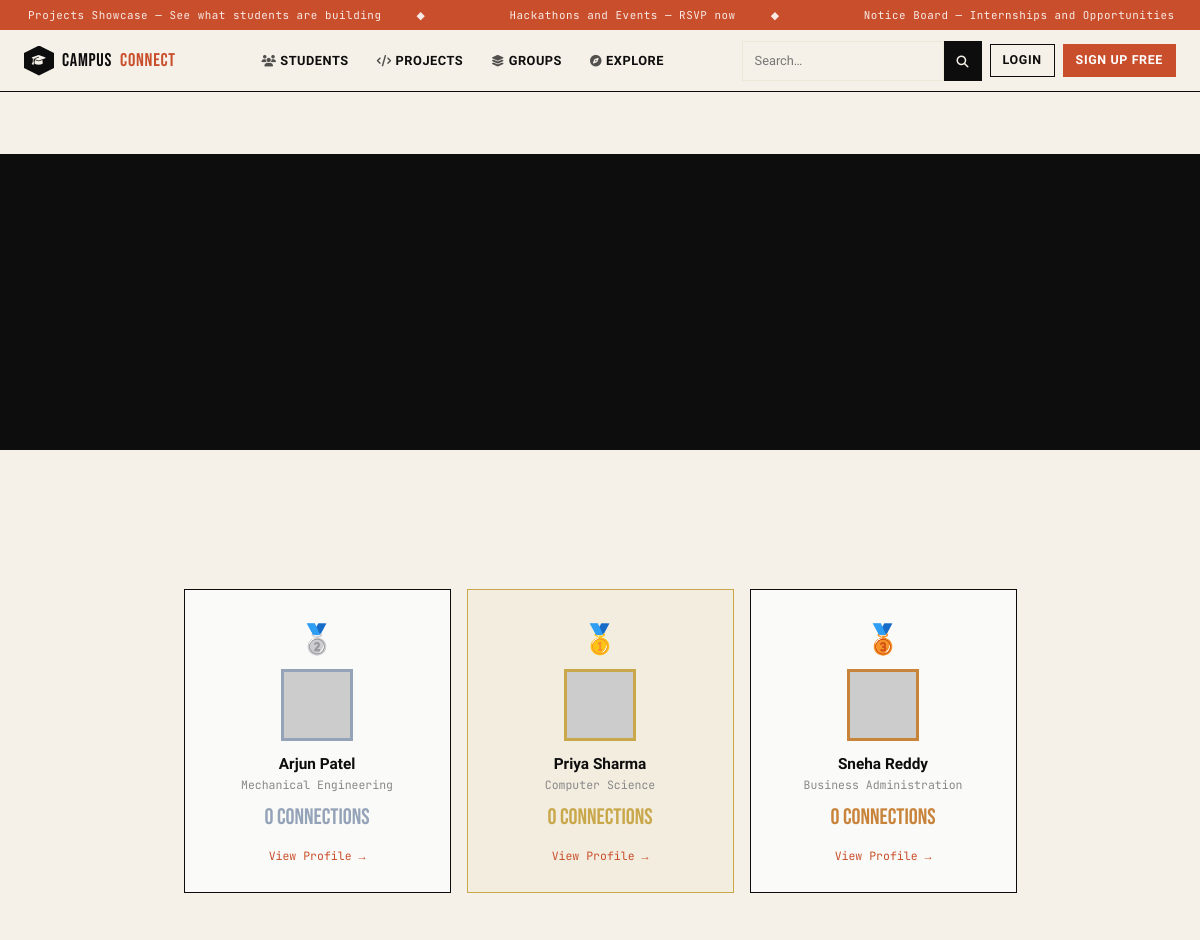
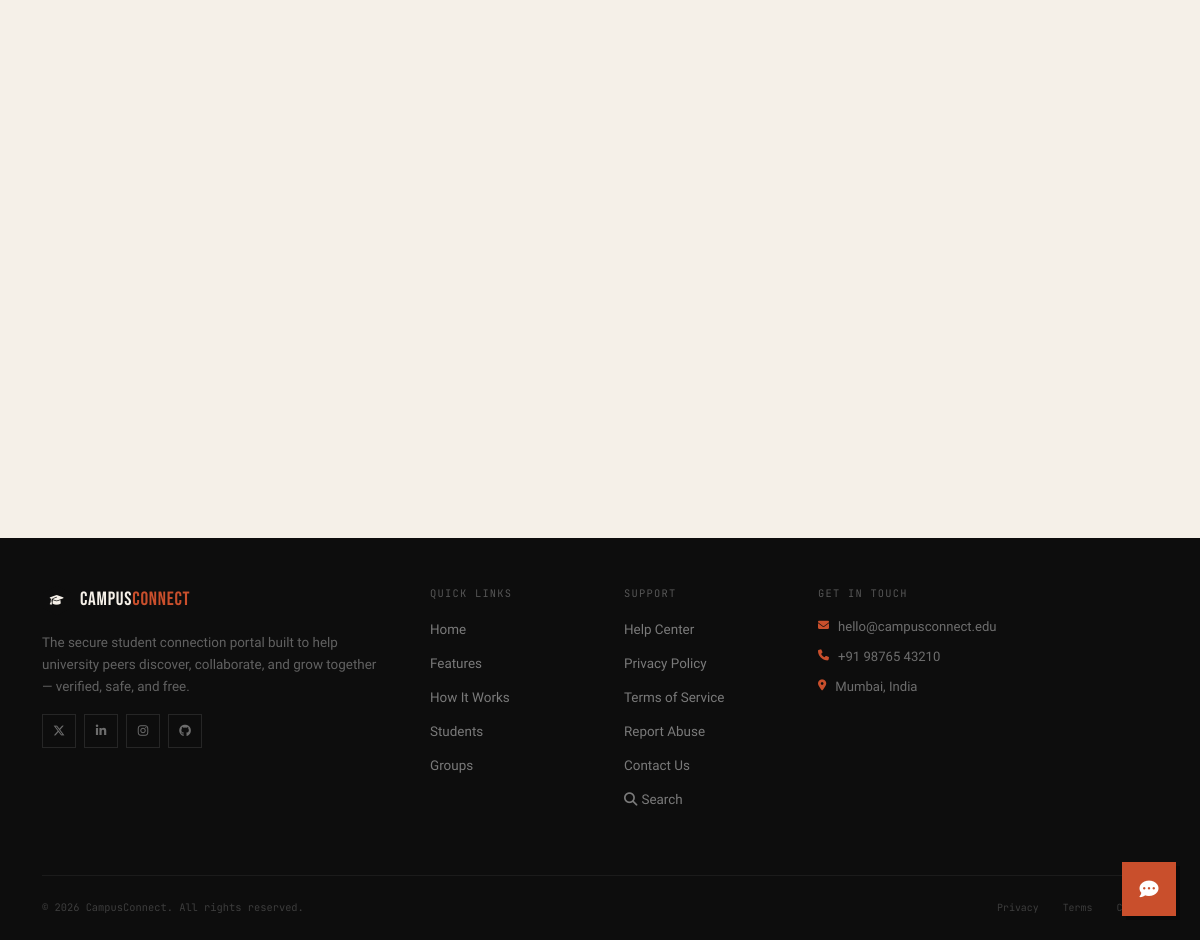
The page /pages/leaderboard.php on the database its author committed (2 pictures, top to bottom).
### tables this page shows
CREATE TABLE IF NOT EXISTS users (
    id          INT AUTO_INCREMENT PRIMARY KEY,
    name        VARCHAR(100)        NOT NULL,
    email       VARCHAR(150)        NOT NULL UNIQUE,
    password    VARCHAR(255)        NOT NULL,
    department  VARCHAR(100),
    semester    TINYINT UNSIGNED,
    university  VARCHAR(150),
    skills      TEXT,                           
    bio         TEXT,
    avatar      VARCHAR(255)        DEFAULT 'default.jpg',
    is_verified TINYINT(1)          DEFAULT 0,
    is_online   TINYINT(1)          DEFAULT 0,
    created_at  TIMESTAMP           DEFAULT CURRENT_TIMESTAMP
);

### includes/config.php (called while the page is built, shortened)
<?php
function e(string $s): string {
    return htmlspecialchars($s, ENT_QUOTES, 'UTF-8');
}

### pages/leaderboard.php (the view, shortened to what this page needs)
<?php
require_once __DIR__ . '/../includes/config.php';
$db = getDB();
$topConnected = $db->query(
    'SELECT u.id, u.name, u.department, u.university, u.is_online, u.skills,
            COUNT(c.id) AS conn_count
     FROM users u LEFT JOIN connections c
       ON (c.from_user=u.id OR c.to_user=u.id) AND c.status="accepted"
     WHERE u.is_verified=1 GROUP BY u.id ORDER BY conn_count DESC LIMIT 10'
)->fetchAll();
$topBuilders = $db->query(
    'SELECT u.id, u.name, u.department, u.university,
            COUNT(DISTINCT p.id) AS project_count,
            COALESCE(SUM(pl.cnt),0) AS total_likes
     FROM users u
     LEFT JOIN projects p ON p.user_id=u.id
     LEFT JOIN (SELECT project_id, COUNT(*) AS cnt FROM project_likes GROUP BY project_id) pl ON pl.project_id=p.id
     WHERE u.is_verified=1 GROUP BY u.id HAVING project_count > 0 ORDER BY total_likes DESC, project_count DESC LIMIT 10'
)->fetchAll();
$topEndorsed = $db->query(
    'SELECT u.id, u.name, u.department, u.university, u.skills,
            COUNT(e.id) AS endorse_count,
            GROUP_CONCAT(DISTINCT e.skill ORDER BY e.skill SEPARATOR ",") AS endorsed_skills
     FROM users u LEFT JOIN endorsements e ON e.endorsed_id=u.id
     WHERE u.is_verified=1 GROUP BY u.id ORDER BY endorse_count DESC LIMIT 10'
)->fetchAll();
$topGroupers = $db->query(
    'SELECT u.id, u.name, u.department, u.university,
            COUNT(gm.id) AS group_count
     FROM users u LEFT JOIN group_members gm ON gm.user_id=u.id
     WHERE u.is_verified=1 GROUP BY u.id ORDER BY group_count DESC LIMIT 10'
)->fetchAll();
$tab = $_GET['tab'] ?? 'connections';
include __DIR__ . '/../includes/header.php';
?>
<div style="margin-top:92px;background:var(--paper);min-height:100vh;">
  <div style="background:var(--ink);padding:64px 0 50px;">
    <div class="container">
    </div>
  </div>
  <div class="container py-5">
    <?php
    $data = match($tab) {
        'builders' => $topBuilders,
        'endorsed' => $topEndorsed,
        'groupers' => $topGroupers,
        default    => $topConnected
    };
    $medalColors = ['var(--gold)','#94a3b8','#c9843c'];
    $medalLabels = ['🥇','🥈','🥉'];
    ?>
    <?php if (count($data) >= 3): ?>
    <div class="row justify-content-center g-3 mb-5">
      <?php
      $podium = [
        ['col' => 'col-lg-3 col-md-4', 'order' => 1, 'rank' => 0, 'height' => '180px'],
        ['col' => 'col-lg-3 col-md-4', 'order' => 0, 'rank' => 1, 'height' => '140px'],
        ['col' => 'col-lg-3 col-md-4', 'order' => 2, 'rank' => 2, 'height' => '120px'],
      ];
      usort($podium, fn($a,$b)=>$a['order']<=>$b['order']);
      foreach ($podium as $p):
        $s = $data[$p['rank']];
        $stat = match($tab) {
            'builders' => $s['total_likes'].' likes on '.$s['project_count'].' project'.($s['project_count']!=1?'s':''),
            'endorsed' => $s['endorse_count'].' endorsement'.($s['endorse_count']!=1?'s':''),
            'groupers' => $s['group_count'].' group'.($s['group_count']!=1?'s':''),
            default    => $s['conn_count'].' connection'.($s['conn_count']!=1?'s':''),
        };
      ?>
      <div class="<?= $p['col'] ?>">
        <div style="border:1.5px solid var(--ink);background:var(--white);padding:28px;text-align:center;
                    <?= $p['rank']===0?'border-color:var(--gold);background:rgba(201,168,76,.05);':'' ?>
                    transition:transform .3s var(--ease-bounce);"
             onmouseover="this.style.transform='translateY(-5px)'" onmouseout="this.style.transform=''">
          <div style="font-size:1.8rem;margin-bottom:8px;"><?= $medalLabels[$p['rank']] ?></div>
          <div style="position:relative;display:inline-block;margin-bottom:12px;">
            <img src="https://picsum.photos/seed/<?= e($s['name']) ?>/120/120"
                 style="width:72px;height:72px;object-fit:cover;
                        border:3px solid <?= $medalColors[$p['rank']] ?>;" alt="">
          </div>
          <div style="font-weight:700;font-size:.96rem;color:var(--ink);"><?= e($s['name']) ?></div>
          <div style="font-size:.72rem;color:#888;font-family:var(--font-mono);margin-bottom:8px;"><?= e($s['department']??'') ?></div>
          <div style="font-family:var(--font-display);font-size:1.4rem;color:<?= $medalColors[$p['rank']] ?>;"><?= e($stat) ?></div>
          <a href="view_student.php?id=<?= $s['id'] ?>" style="display:block;margin-top:12px;font-size:.72rem;color:var(--rust);font-family:var(--font-mono);">View Profile →</a>
        </div>
      </div>
      <?php endforeach; ?>
    </div>
    <?php endif; ?>
  </div>
</div>
<?php include __DIR__ . '/../includes/footer.php'; ?>

### rows shown on the page
users: rank "🥈", name "Arjun Patel", department "Mechanical Engineering", stat "0 connections"
users: rank "🥇", name "Priya Sharma", department "Computer Science", stat "0 connections"
users: rank "🥉", name "Sneha Reddy", department "Business Administration", stat "0 connections"

### other values the page prints
$t "Projects Showcase — See what students are building"
$t "Hackathons and Events — RSVP now"
$t "Notice Board — Internships and Opportunities"
